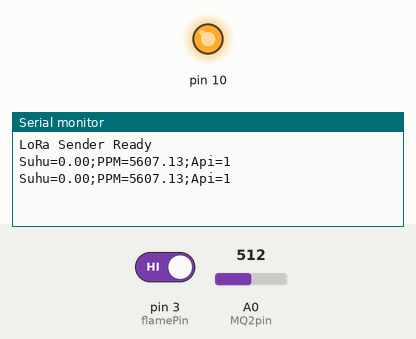
This sketch was run on a simulated Arduino Uno, built with avr-gcc and run on an emulated ATmega328P. Parts: output pins drawn as LEDs (lit = HIGH), the last lines printed to the serial monitor. Inputs (shaded band) come from the test bench; at power-on: A0 (MQ2pin) = 512, pin 3 (flamePin) HIGH. No radio packets arrive unless stated.

Above: at 2.8 s.
2.9 s: A0 (MQ2pin) set to 1005
At 5.3 s:
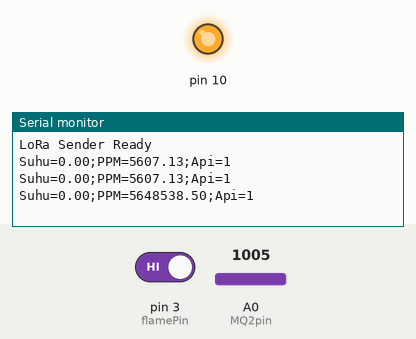
5.7 s: A0 (MQ2pin) set to 1023
At 6.7 s:
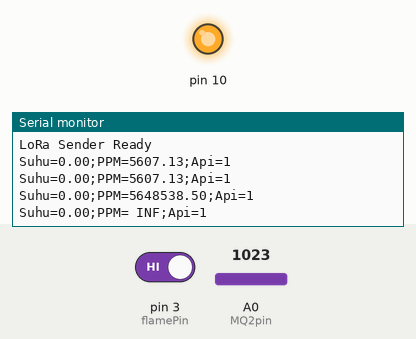

The sketch:

transmitter.ino
```cpp
#include "MAX6675.h"
#include <SPI.h>
#include <LoRa.h>
#include <math.h>

#define MQ2pin A0
#define RL 5.0
float Ro = 137.8;
const int flamePin = 3;


const int dataPin   = 4;
const int clockPin  = 6;
const int selectPin = 5;
MAX6675 thermoCouple(selectPin, dataPin, clockPin);

const int ss = 9;
const int rst = 8;
const int dio0 = 7;

void setup() {
  SPI.begin();
  Serial.begin(9600);
  thermoCouple.begin();
  thermoCouple.setSPIspeed(4000000);

  pinMode(flamePin, INPUT);

  LoRa.setPins(ss, rst, dio0);

  if (!LoRa.begin(433E6)) {
    Serial.println("LoRa init failed!");
    while (true);
  }
  Serial.println("LoRa Sender Ready");
}

void loop() {
  int status = thermoCouple.read();
  float temp = thermoCouple.getCelsius();
  int flameStatus = digitalRead(flamePin);

  int adcValue = analogRead(MQ2pin);
  float rs = ((1023.0 / adcValue) - 1.0) * RL;
  float ratio = rs / Ro;
  float ppm = pow(10, (-1.72 * log10(ratio) + 1.27));


  // Format kiriman data
  String data = "Suhu=" + String(temp, 2) +
                ";PPM=" + String(ppm, 2) +
                ";Api=" + String(flameStatus);

  // Kirim via LoRa
  LoRa.beginPacket();
  LoRa.print(data);
  LoRa.endPacket();

  Serial.println(data);
  delay(2000);
}
```

Measured:
- the behaviour switches between 1022 and 1023 on A0 (MQ2pin) (found by bisection; images 1 and 2)
- after the input at 2.9 s, the serial monitor: prints a new line after 1.3 s (image 1)
- after the input at 5.7 s, the serial monitor: prints a new line after 0.57 s (image 2)
